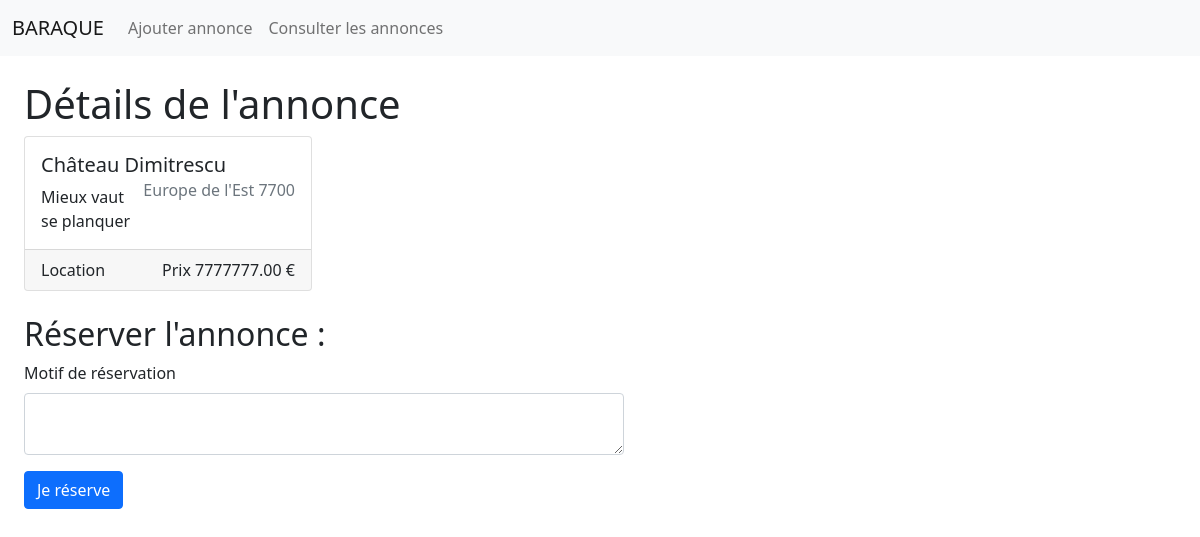
The app's page /pages/annonce.php?id=18 with its own data.
### tables this page shows
CREATE TABLE `advert` (
  `id` int(11) NOT NULL,
  `title` varchar(255) DEFAULT NULL,
  `description` varchar(255) DEFAULT NULL,
  `postal_code` varchar(255) DEFAULT NULL,
  `city` varchar(255) DEFAULT NULL,
  `type` enum('location','vente') DEFAULT NULL,
  `price` decimal(10,2) DEFAULT NULL,
  `reservation_message` varchar(255) DEFAULT NULL
);

### functions/requests.php (called while the page is built, shortened)
<?php
function recupererAnnonce($id) {
  $pdo = new PDO('mysql:host=localhost;dbname=appart', "root", "", array(PDO::ATTR_ERRMODE=>PDO::ERRMODE_WARNING));
  $req="SELECT * FROM advert WHERE id = :id;";
  $request = $pdo->prepare($req);
  $request->bindParam(':id', $id);
  $request->execute();
  return $request->fetch();
}
?>

### pages/annonce.php (the view, shortened to what this page needs)
<?php
require_once '../functions/requests.php';
require_once '../templates/header.php';
$annonce = recupererAnnonce($_GET['id']);
$estReservee = $annonce['reservation_message'] != "";
$messageReservation = "";
$badge = "";
$reservationForm = "";
if(!$estReservee) {
  $reservationForm=<<<HTML
    <form style="width: 600px; margin-top: 24px;" action="/pages/annonce.php?id={$annonce['id']}" method="POST">
      <h2>Réserver l'annonce :</h2>
      <div class="mb-3">
        <label for="reservation_message" class="form-label">Motif de réservation</label>
        <textarea name="reservation_message" class="form-control" id="reservation_message"></textarea>
      </div>
      <input type="hidden" name="id" value="{$annonce['id']}">
      <button type="submit" class="btn btn-primary">Je réserve</button>
    </form>
HTML;
}
$html =<<<HTML
<div style="padding: 24px;">
  <h1>Détails de l'annonce</h1>
  <div class="card" style="width: 18rem;">
    <div class="card-body">
      <h5 class="card-title">{$badge}{$annonce['title']}</h5>
      <h6 class="card-subtitle mb-2 text-muted" style="float: right;">{$annonce['city']} {$annonce['postal_code']}</h6>
      <p class="card-text">{$annonce['description']}</p>
      $messageReservation
    </div>
    <div class="card-footer">
      <span style="text-transform: capitalize; float: left;">{$annonce['type']}</span>
      <span style="float: right;">Prix {$annonce['price']} €</span>
    </div>
  </div>
  $reservationForm
</div>
HTML;
echo $html;
require_once '../templates/footer.php';
?>

### records on screen
advert: title "Château Dimitrescu", city "Europe de l'Est", postal_code "7700", description "Mieux vaut se planquer", type "Location", price "7777777.00"
